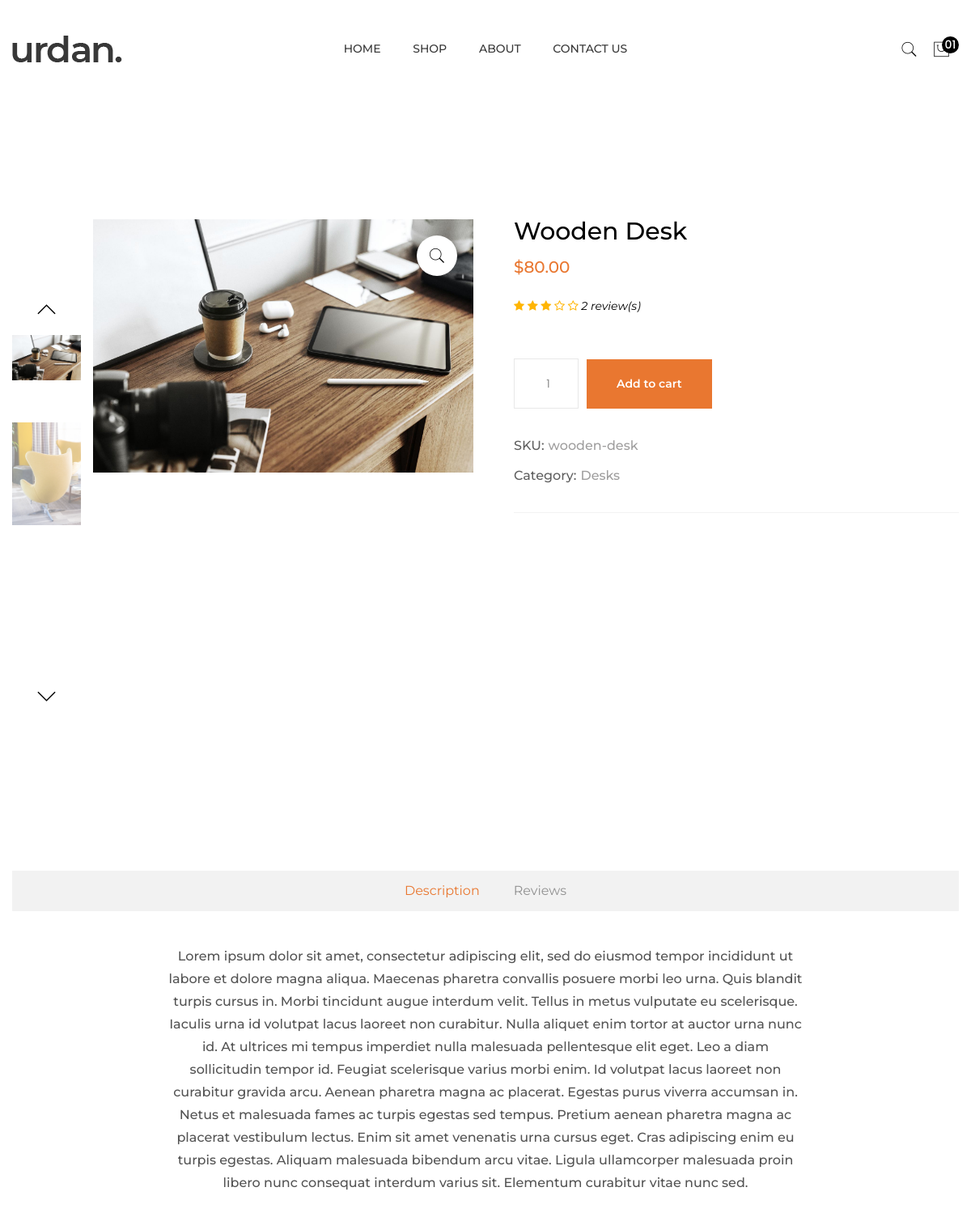
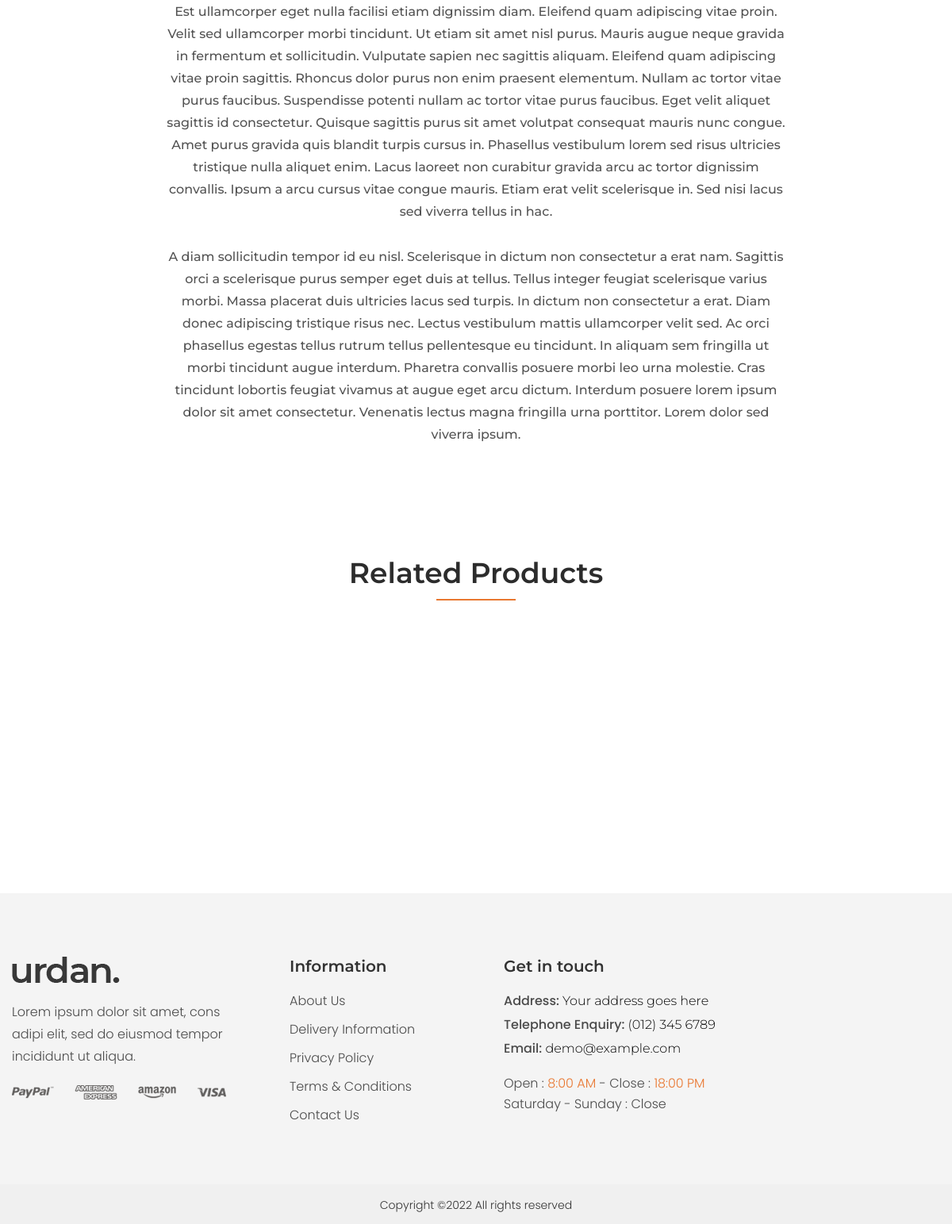
/shop/desks/wooden-desk, run on the app's committed database (2 pictures, top to bottom).
### store/models.py (models this page shows, shortened)
class Product(models.Model):
    product_name = models.CharField(max_length=200, unique=True)
    slug = models.SlugField(max_length=200, unique=True)
    category = models.ForeignKey(Category, on_delete=models.CASCADE)
    main_image_alt = models.CharField(max_length=2000, null=True, blank=True)
    description = HTMLField(max_length=7500, blank=True)
    price = models.DecimalField(max_digits=7, decimal_places=2)
    sale_price = models.DecimalField(max_digits=7, decimal_places=2, blank=True, null=True)
    main_image = models.ImageField(upload_to='photos/products')
    stock = models.IntegerField(blank=True, null=True)
    is_available = models.BooleanField(default=True)
    created_date =  models.DateTimeField(auto_now_add=True)
    modified_date = models.DateTimeField(auto_now=True)
    num_sold = models.IntegerField(default=0)
    def average_review(self):
        reviews = ReviewRating.objects.filter(product=self, visible=True).aggregate(average=Avg('rating'))
        avg = 0
        if reviews['average'] is not None:
            avg = float(reviews['average'])
        return avg
    def count_review(self):
        reviews = ReviewRating.objects.filter(product=self, visible=True).aggregate(count=Count('id'))
        count = 0
        if reviews['count'] is not None:
            count = int(reviews['count'])
            return count
        else:
            pass
    def get_url(self):
        return reverse('product_detail', args=[self.category.slug, self.slug])

class ProductGallery(models.Model):
    product = models.ForeignKey(Product, default=None, on_delete=models.CASCADE)
    alt_text = models.CharField(max_length=2000, null=True, blank=True)
    image = models.ImageField(upload_to='store/products', max_length=455)
    class Meta:
        verbose_name = 'product gallery'
        verbose_name_plural = 'product gallery'

### category/models.py (models this page shows, shortened)
class Category(models.Model):
    category_name = models.CharField(max_length=100, unique=True)
    slug = models.SlugField(max_length=100, unique=True)
    description = models.TextField(max_length=1000, blank=True)
    class Meta:
        verbose_name = 'Category'
        verbose_name_plural = 'Categories'
    def __str__(self):
        return self.category_name

### store/views.py (the view)
# urls.py: path('<slug:category_slug>/<slug:product_slug>', views.product_detail, name='product_detail'),
def product_detail(request, category_slug, product_slug):
    product = Product.objects.get(slug=product_slug)
    product_gallery = ProductGallery.objects.filter(product=product)
    reviews = ReviewRating.objects.filter(product=product, visible=True)
    related_products = Product.objects.filter(category=product.category)
    context = {
        'product': product,
        'product_gallery': product_gallery,
        'reviews': reviews,
        'related_products': related_products,
    }
    return render(request, 'product_details.html', context=context)

### templates/product_details.html (shortened to what this page needs)
{% extends 'base.html' %}
{% load static %}
{% block content %}
        <div class="product-details-area pb-100 pt-100">
            <div class="container">
                <div class="row">
                    <div class="col-lg-6">
                        <div class="product-details-img-wrap product-details-vertical-wrap" data-aos="fade-up" data-aos-delay="200">
                            <div class="product-details-small-img-wrap">
                                <div class="swiper-container product-details-small-img-slider-1 pd-small-img-style">
                                    <div class="swiper-wrapper">
                                        <div class="swiper-slide">
                                            <div class="product-details-small-img">
                                                <img src="{{ product.main_image.url }}" alt="{{product.main_image_alt}}">
                                            </div>
                                        </div>
                                        {% for image in product_gallery %}
                                        <div class="swiper-slide">
                                            <div class="product-details-small-img">
                                                <img src="{{image.image.url}}" alt="{{image.alt_text}}">
                                            </div>
                                        </div>
                                        {% endfor %}
                                    </div>
                                </div>
                                <div class="pd-prev pd-nav-style"> <i class="ti-angle-up"></i></div>
                                <div class="pd-next pd-nav-style"> <i class="ti-angle-down"></i></div>
                            </div>
                            <div class="swiper-container product-details-big-img-slider-1 pd-big-img-style">
                                <div class="swiper-wrapper">
                                    <div class="swiper-slide">
                                        <div class="easyzoom-style">
                                            <div class="easyzoom easyzoom--overlay">
                                                <a href="{{product.main_image.url}}">
                                                    <img src="{{product.main_image.url}}" alt="">
                                                </a>
                                            </div>
                                            <a class="easyzoom-pop-up img-popup" href="{{product.main_image.url}}">
                                                <i class="pe-7s-search"></i>
                                            </a>
                                        </div>
                                    </div>
                                </div>
                            </div>
                        </div>
                    </div>
                    <div class="col-lg-6">
                        <div class="product-details-content" data-aos="fade-up" data-aos-delay="400">
                            <h2>{{product.product_name}}</h2>
                            <div class="product-details-price">
                                {% if product.sale_price %}
                                <span class="old-price">${{product.price}} </span>
                                <span class="new-price">${{product.sale_price}}</span>
                                {% else %}
                                <span class="new-price">${{product.price}}</span>
                                {% endif %}
                            </div>
                            <div class="rating-star">
                                  <span>
                                  <i class="fa fa-star{% if product.average_review == 0.5%}-half-o{% elif product.average_review < 1 %}-o {%endif%}" aria-hidden="true"></i>
                                  <i class="fa fa-star{% if product.average_review == 1.5%}-half-o{% elif product.average_review < 2 %}-o {%endif%}" aria-hidden="true"></i>
                                  <i class="fa fa-star{% if product.average_review == 2.5%}-half-o{% elif product.average_review < 3 %}-o {%endif%}" aria-hidden="true"></i>
                                  <i class="fa fa-star{% if product.average_review == 3.5%}-half-o{% elif product.average_review < 4 %}-o {%endif%}" aria-hidden="true"></i>
                                  <i class="fa fa-star{% if product.average_review == 4.5%}-half-o{% elif product.average_review < 5 %}-o {%endif%}" aria-hidden="true"></i>
                                  </span>
                                                <span>
                                <em>{{product.count_review}} review(s)</em>
                                </span>
                                  </div>
                            <div class="product-details-action-wrap">
                                <div class="product-quality">
                                    <input class="cart-plus-minus-box input-text qty text" name="quantity" value="1">
                                </div>
                                <div class="single-product-cart btn-hover">
                                    <a href="javascript:{}" onclick="document.getElementById('add_cart').submit();">Add to cart</a>
                                </div>
                            </div>
                            <div class="product-details-meta">
                                <ul>
                                    <li><span class="title">SKU:</span>
                                        {{product.slug}}</li>
                                    <li><span class="title">Category:</span>
                                        {{product.category}}
                                    </li>
                                </ul>
                            </div>
                        </div>
                    </div>
                </div>
            </div>
        </div>
        <div class="description-review-area pb-85">
            <div class="container">
                <div class="description-review-topbar nav" data-aos="fade-up" data-aos-delay="200">
                    <a class="active" data-bs-toggle="tab" href="#des-details1"> Description </a>
                    <a data-bs-toggle="tab" id="" href="#des-details3" class=""> Reviews </a>
                </div>
                <div class="tab-content">
                    <div id="des-details1" class="tab-pane active">
                        <div class="product-description-content text-center">
                            {% autoescape off %}
                            <p data-aos="fade-up" data-aos-delay="200"> {{product.description}} </p>
                            {% endautoescape %}
                        </div>
                    </div>
                </div>
            </div>
        </div>
        <div class="related-product-area pb-95">
            <div class="container">
                <div class="section-title-2 st-border-center text-center mb-75" data-aos="fade-up" data-aos-delay="200">
                    <h2>Related Products</h2>
                </div>
                <div class="related-product-active swiper-container">
                    <div class="swiper-wrapper">
                        {% for related_prod in related_products %}
                        {% if  related_prod.id != product.id and forloop.counter < 5 %}
                        <div class="">
                            <div class="product-wrap" data-aos="fade-up" data-aos-delay="200">
                                <div class="product-img img-zoom mb-25">
                                    <a href="{{related_prod.get_url}}">
                                        <img style="max-width:200px;" src="{{related_prod.main_image.url}}" alt="">
                                    </a>
                                    <div class="product-badge badge-top badge-right badge-pink">
                                        <span>-10%</span>
                                    </div>
                                </div>
                                <div class="product-content">
                                    <h3><a href="{{related_prod.get_url}}">{{related_prod.product_name}}</a></h3>
                                    <div class="product-price">
                                        {% if related_prod.sale_price %}
                                <span class="old-price">${{related_prod.price}} </span>
                                <span class="new-price">${{related_prod.sale_price}}</span>
                                {% else %}
                                <span class="new-price">${{related_prod.price}}</span>
                                {% endif %}
                                        <span class="old-price">$25.89 </span>
                                        <span class="new-price">$20.25 </span>
                                    </div>
                                </div>
                            </div>
                        </div>
                        {% endif %}
                        {% endfor %}
                    </div>
                </div>
            </div>
        </div>
{% endblock content %}

### static/assets/css/custom/custom.css (style rules this page uses)
.rating-star { margin: 5px 0; }
.rating-star i { color: #ffb503; }

### data on the page
Product: main_image (picture), product_name "Wooden Desk", price "80.00", count_review "2", slug "wooden-desk", category "Desks", description "Lorem ipsum dolor sit amet, consectetur adipiscing elit, sed do eiusmod tempor incididunt ut labore et dolore magna aliqua. Maecenas pharetra convallis posuere morbi leo urna. Quis blandit turpis cursus in. Morbi tincidunt augue interdum velit. Tellus in metus vulputate eu scelerisque. Iaculis urna id volutpat lacus laoreet non curabitur. Nulla aliquet enim tortor at auctor urna nunc id. At ultrices mi tempus imperdiet nulla malesuada pellentesque elit eget. Leo a diam sollicitudin tempor id. Feugiat scelerisque varius morbi enim. Id volutpat lacus laoreet non curabitur gravida arcu. Aenean pharetra magna ac placerat. Egestas purus viverra accumsan in. Netus et malesuada fames ac turpis…"
ProductGallery: image (picture)
Product: main_image (picture)
